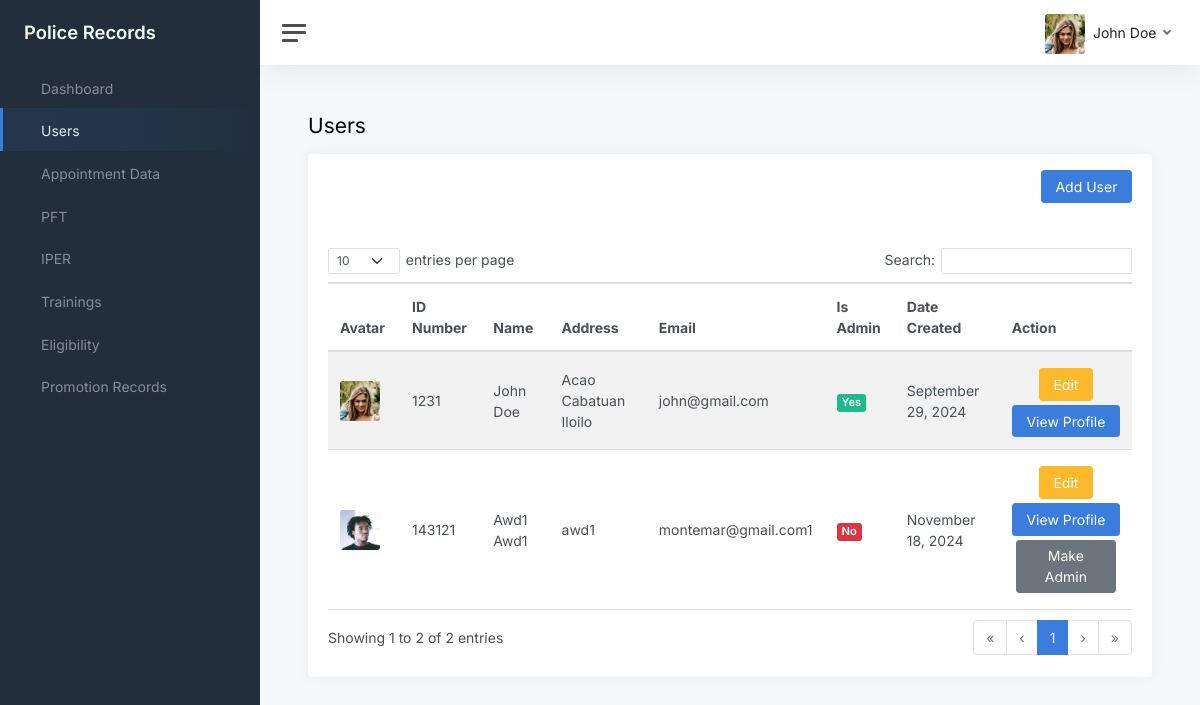
Page /views/users.php (signed in) on the committed database.
### tables this page shows
CREATE TABLE `users` (
  `id` int(11) NOT NULL,
  `id_number` varchar(55) NOT NULL,
  `rank_position` text DEFAULT NULL,
  `first_name` varchar(255) NOT NULL,
  `middle_name` varchar(255) DEFAULT NULL,
  `last_name` varchar(255) NOT NULL,
  `address` varchar(255) DEFAULT NULL,
  `email` varchar(255) NOT NULL,
  `password` text DEFAULT NULL,
  `role` varchar(55) DEFAULT NULL,
  `avatar` varchar(255) DEFAULT NULL,
  `date_created` timestamp NOT NULL DEFAULT current_timestamp()
);

### backend/nodes.php (called while the page is built, shortened)
<?php
require(__DIR__ . "/conn.php");
require(__DIR__ . "/Helpers.php");
$helpers = new Helpers($conn, $_SESSION);

### views/users.php (the view, shortened to what this page needs)
<?php
require("../backend/nodes.php");
$title = "Users";
?>
<!DOCTYPE html>
<html lang="en">
<head>
  <?php require("../views/components/head.php"); ?>
</head>
<body>
  <div class="wrapper">
    <?php require("./components/side-bar.php") ?>
    <div class="main">
      <?php require("./components/nav-bar.php") ?>
      <main class="content">
        <div class="container-fluid p-0">
          <div class="mb-3">
            <h1 class="h3 d-inline align-middle"><?= $title ?></h1>
          </div>
          <div class="card">
            <div class="card-header d-flex justify-content-end">
              <a href="<?= SERVER_NAME . "/views/add/user" ?>" class="btn btn-primary">
                Add User
              </a>
            </div>
            <div class="card-body">
              <table id="profile-table" class="table table-striped dataTable-table">
                <thead>
                  <tr>
                    <th>Avatar</th>
                    <th class="text-start">ID Number</th>
                    <th>Name</th>
                    <th>Address</th>
                    <th>Email</th>
                    <th>Is Admin</th>
                    <th>Date Created</th>
                    <th>Action</th>
                  </tr>
                </thead>
                <tbody>
                  <?php
                  $userData = $helpers->select_all("users");
                  if ($userData):
                    foreach ($userData as $user):
                      $modal_id = "company-img-modal_$user->id";
                      $img_id = "company-image_$user->id";
                      $caption_id = "company-caption_$user->id";
                  ?>
                      <tr>
                        <td class="td-image text-center">
                          <?= $helpers->generate_modal_click_avatar($helpers->get_avatar_link($user->id), $modal_id, $img_id, $caption_id) ?>
                        </td>
                        <td class="text-start"><?= $user->id_number ?></td>
                        <td><?= $helpers->get_full_name($user->id) ?></td>
                        <td><?= $user->address ?></td>
                        <td><?= $user->email ?></td>
                        <td>
                          <?php
                          if ($user->role == "admin") :
                          ?>
                            <span class="badge bg-success">Yes</span>
                          <?php else: ?>
                            <span class="badge bg-danger">No</span>
                          <?php endif; ?>
                        </td>
                        <td><?= date("F d, Y", strtotime($user->date_created)) ?></td>
                        <td class="text-center">
                          <a href="<?= SERVER_NAME . "/views/edit/user?id=$user->id" ?>" class="btn btn-warning m-1">
                            Edit
                          </a>
                          <button type="button" onclick='handleViewProfile(`<?= SERVER_NAME . "/views/profile?id=$user->id" ?>`, "#appointment")' class="btn btn-primary">
                            View Profile
                          </button>
                          <?php if ($user->role != "admin"): ?>
                            <button type="button" class="btn btn-secondary m-1" onclick="handleAddPasswordModal(`<?= $user->id ?>`)">
                              Make Admin
                            </button>
                          <?php endif; ?>
                        </td>
                      </tr>
                    <?php endforeach; ?>
                  <?php endif; ?>
                </tbody>
              </table>
            </div>
          </div>
        </div>
      </main>
    </div>
  </div>
</body>
</html>

### views/components/nav-bar.php (shortened to what this page needs)
<nav class="navbar navbar-expand navbar-light navbar-bg">
  <a class="sidebar-toggle js-sidebar-toggle">
    <i class="hamburger align-self-center"></i>
  </a>
  <div class="navbar-collapse collapse">
    <ul class="navbar-nav navbar-align">
      <li class="nav-item dropdown">
        <a class="nav-link dropdown-toggle d-none d-sm-inline-block" href="#" data-bs-toggle="dropdown">
          <img src="<?= $helpers->get_avatar_link($USER->id) ?>" class=" avatar img-fluid rounded me-1" />
          <span class="text-dark">
            <?= $helpers->get_full_name($USER->id) ?>
          </span>
        </a>
      </li>
    </ul>
  </div>
</nav>

### backend/Helpers.php (shortened to what this page needs)
<?php
class Helpers
{
  private $conn;
  private $session;
  public function __construct($conn, $session)
  {
    $this->conn = $conn;
    $this->session = $session;
  }
  public function generate_modal_click_avatar($src, $modal_id, $img_id, $caption_id)
  {
    $explodedSrc = explode("/", $src);
    $alt = count($explodedSrc) > 0 ? $explodedSrc[count($explodedSrc) - 1] : "image.jpg";
    return "
        <img src='$src' onclick='handleOpenModalImg($(this), `$modal_id`, `$img_id`, `$caption_id`)' class='avatar avatar-md rounded me-2' alt='$alt'>
  ";
  }
  public function select_all($table)
  {
    $query = $this->conn->query("SELECT * FROM $table");
    $data = array();
    while ($row = $query->fetch_object()) {
      array_push($data, $row);
    }
    return $data;
  }
  public function get_current_user()
  {
    $id = $this->session["id"];
    $query = $this->conn->query("SELECT * FROM users WHERE id='$id'");
    return $query->num_rows > 0 ? $query->fetch_object() : null;
  }
  public function get_user_by_id($user_id)
  {
    $query = $this->conn->query("SELECT * FROM users WHERE id='$user_id'");
    return $query->num_rows > 0 ? $query->fetch_object() : null;
  }
  public function get_full_name($user_id, $format = "")
  {
    $user = $this->get_user_by_id($user_id);
    $fullName = "";
    if (!isset($user->mname)) {
      $fullName = ucwords("$user->first_name $user->last_name");
    }
    return $fullName;
  }
  public function get_avatar_link($user_id)
  {
    $user = $this->get_user_by_id($user_id);
    if ($user->avatar) {
      return SERVER_NAME . "/uploads/avatars/$user->avatar";
    }
    return SERVER_NAME . "/custom-assets/images/default.png";
  }
}

### custom-assets/css/custom.css (style rules this page uses)
body { padding: 0 !important; }
img { object-fit: cover; }
.td-image { text-align: center !important; }
.td-image .avatar { object-fit: cover !important; cursor: pointer !important; }

### rows in the picture
users: id+avatar (picture), $helpers->get_full_name($USER->id) "John Doe", shows a picture, id_number "1231", $helpers->get_full_name($user->id) "John Doe", address "Acao Cabatuan Iloilo", email "john@gmail.com", role "Yes", date_created "September 29, 2024"
users: shows a picture, id_number "143121", $helpers->get_full_name($user->id) "Awd1 Awd1", address "awd1", email "montemar@gmail.com1", role "No", date_created "November 18, 2024"

### other values in the picture
$menu->title "Dashboard"
$menu->title "Users"
$menu->title "Appointment Data"
$menu->title "PFT"
$menu->title "IPER"
$menu->title "Trainings"
$menu->title "Eligibility"
$menu->title "Promotion Records"
$title "Users"
